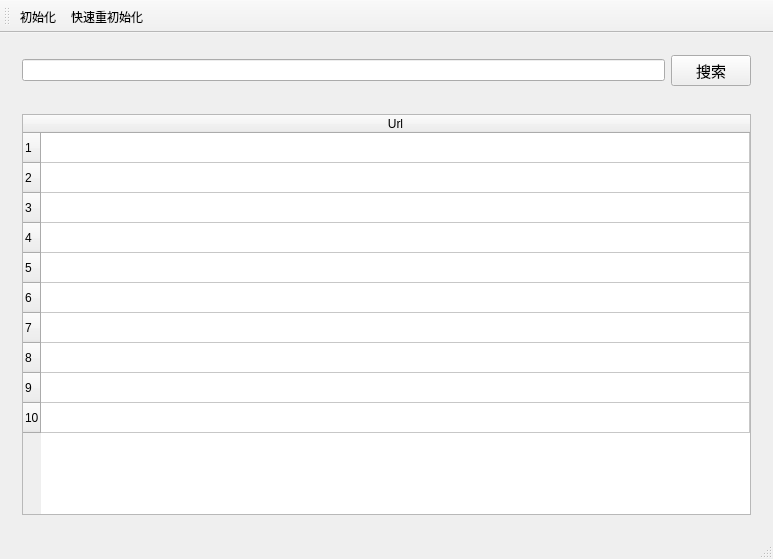
<?xml version="1.0" encoding="UTF-8"?>
<ui version="4.0">
 <class>SeEngineClass</class>
 <widget class="QMainWindow" name="SeEngineClass">
  <property name="geometry">
   <rect>
    <x>0</x>
    <y>0</y>
    <width>773</width>
    <height>559</height>
   </rect>
  </property>
  <property name="windowTitle">
   <string>SeEngine</string>
  </property>
  <widget class="QWidget" name="centralWidget">
   <layout class="QGridLayout" name="gridLayout_3">
    <item row="0" column="0">
     <widget class="QWidget" name="widget" native="true">
      <layout class="QGridLayout" name="gridLayout">
       <item row="0" column="0">
        <widget class="QLineEdit" name="lineEdit"/>
       </item>
       <item row="0" column="1">
        <widget class="QPushButton" name="pushButton">
         <property name="font">
          <font>
           <family>微软雅黑</family>
           <pointsize>11</pointsize>
          </font>
         </property>
         <property name="text">
          <string>搜索</string>
         </property>
        </widget>
       </item>
      </layout>
     </widget>
    </item>
    <item row="1" column="0">
     <widget class="QWidget" name="widget_2" native="true">
      <layout class="QGridLayout" name="gridLayout_2">
       <item row="0" column="0">
        <widget class="QTableWidget" name="tableWidget">
         <property name="rowCount">
          <number>10</number>
         </property>
         <property name="columnCount">
          <number>1</number>
         </property>
         <attribute name="horizontalHeaderCascadingSectionResizes">
          <bool>true</bool>
         </attribute>
         <attribute name="horizontalHeaderDefaultSectionSize">
          <number>700</number>
         </attribute>
         <attribute name="horizontalHeaderStretchLastSection">
          <bool>true</bool>
         </attribute>
         <row/>
         <row/>
         <row/>
         <row/>
         <row/>
         <row/>
         <row/>
         <row/>
         <row/>
         <row/>
         <column>
          <property name="text">
           <string>Url</string>
          </property>
         </column>
        </widget>
       </item>
      </layout>
     </widget>
    </item>
   </layout>
  </widget>
  <widget class="QMenuBar" name="menuBar">
   <property name="geometry">
    <rect>
     <x>0</x>
     <y>0</y>
     <width>773</width>
     <height>26</height>
    </rect>
   </property>
  </widget>
  <widget class="QToolBar" name="mainToolBar">
   <attribute name="toolBarArea">
    <enum>TopToolBarArea</enum>
   </attribute>
   <attribute name="toolBarBreak">
    <bool>false</bool>
   </attribute>
   <addaction name="action_init"/>
   <addaction name="action_restart"/>
  </widget>
  <widget class="QStatusBar" name="statusBar"/>
  <action name="action_init">
   <property name="text">
    <string>初始化</string>
   </property>
   <property name="toolTip">
    <string>索引初始化</string>
   </property>
  </action>
  <action name="action_restart">
   <property name="text">
    <string>快速重初始化</string>
   </property>
   <property name="toolTip">
    <string>使用先前生成的索引文件快速初始化</string>
   </property>
  </action>
 </widget>
 <layoutdefault spacing="6" margin="11"/>
 <resources>
  <include location="SeEngine.qrc"/>
 </resources>
 <connections/>
</ui>
